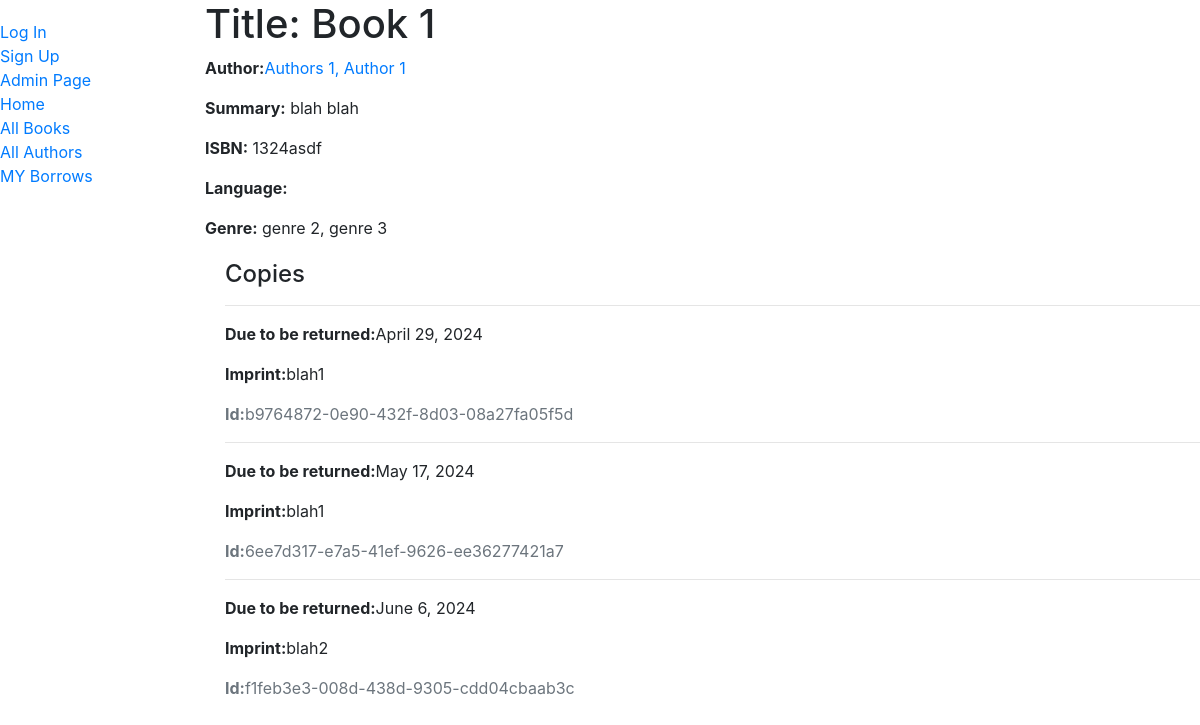
The page /books/1 on the database as committed earlier.
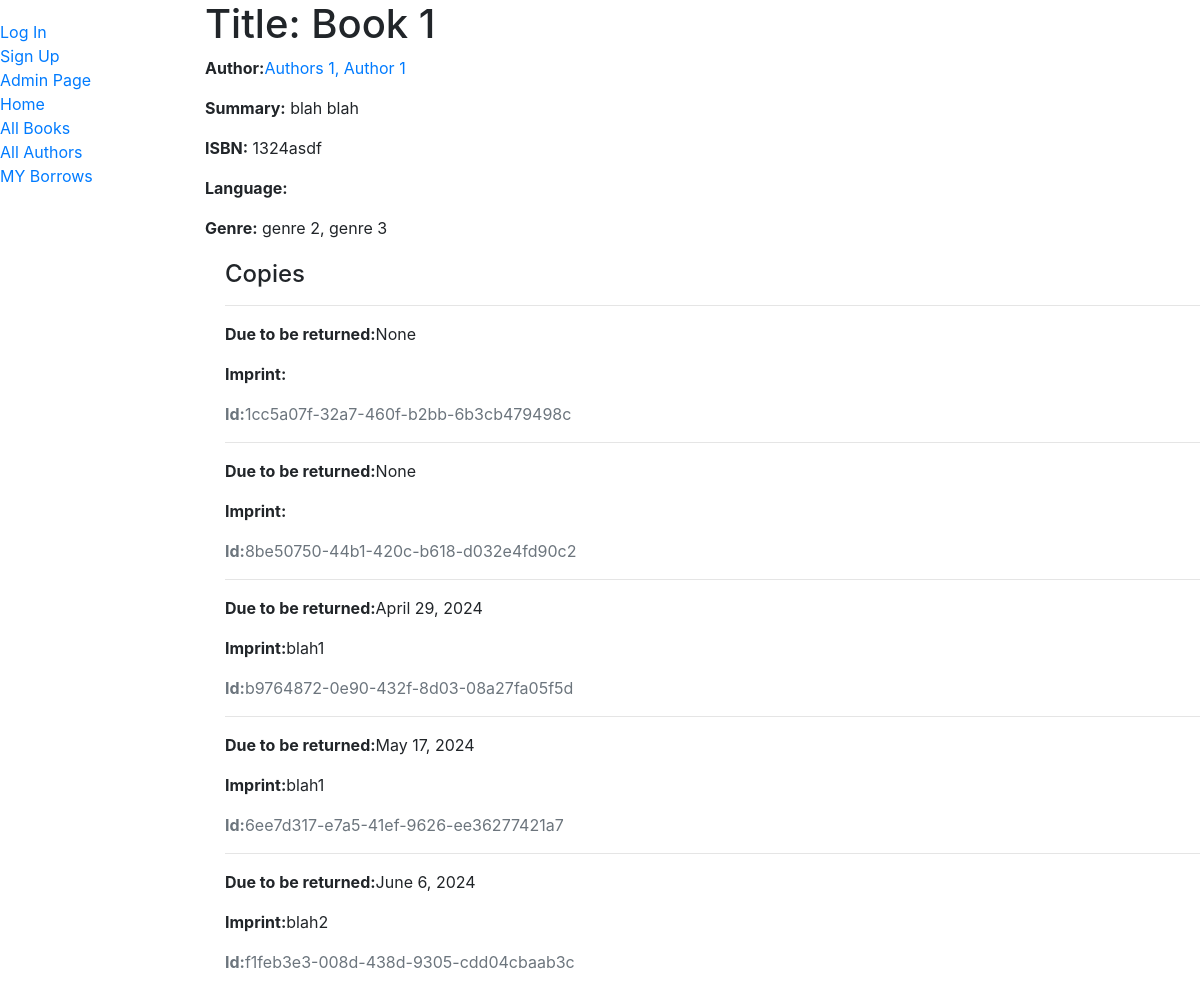
The same page on the database as committed later.
### Lib/models.py (models this page shows, shortened)
class Book(models.Model):
    title = models.CharField(max_length=255)
    author = models.ForeignKey('Author', on_delete=models.SET_NULL, null=True)
    summary = models.TextField(max_length=1000,null=True, help_text='Enter a brief description of the book')
    isbn = models.CharField(max_length=13,null=True, help_text='13 Character <a href="https://www.isbn-international.org/content/what-isbn">ISBN number</a>')
    genre = models.ManyToManyField('Genre', help_text='Select a genre for this book')

class Author(models.Model):
    first_name = models.CharField(max_length=100)
    last_name = models.CharField(max_length=100)
    date_of_birth = models.DateField(null=True, blank=True)
    date_of_death = models.DateField('Died', null=True, blank=True)
    def __str__(self):
        return f'{self.last_name}, {self.first_name}'

class Genre(models.Model):
    name = models.CharField(max_length=255,help_text='Enter a book genre (e.g. Science Fiction)')
    def __str__(self):
        return self.name

class BookInstance(models.Model):
    id = models.UUIDField(primary_key=True, default=uuid.uuid4, help_text='Unique ID for this particular book across whole library')
    book = models.ForeignKey('Book', on_delete=models.SET_NULL, null=True)
    imprint = models.CharField(max_length=255)
    due_back = models.DateField(null=True, blank=True)
    borrower = models.ForeignKey(User, on_delete=models.SET_NULL, null=True, blank=True)
    LOAN_STATUS = (
        ('m', 'Maintenance'),
        ('o', 'On loan'),
        ('a', 'Available'),
        ('r', 'Reserved'),
    )
    status = models.CharField(max_length=1, choices=LOAN_STATUS, blank=True, default='m', help_text='Book availability')
    class Meta:
        ordering = ['due_back']

### Lib/views.py (the view)
# urls.py: path('books/<int:pk>',views.BookDetailView.as_view(), name='book_detail'),
class BookDetailView(generic.DetailView):
    model = models.Book
    template_name = 'lib/book_detail.html'

### Lib/templates/lib/book_detail.html
{% extends "lib/base_generic.html" %}
{% block content %}
    <h1>Title: {{ book.title }}</h1>
    <p><strong>Author:</strong><a href="">{{ book.author }}</a></p>
    <p><strong>Summary:</strong> {{ book.summary }}</p>
    <p><strong>ISBN:</strong> {{ book.isbn }}</p>
    <p><strong>Language:</strong> {{ book.language }}</p>
    <p><strong>Genre:</strong>{% for genre in book.genre.all %} {{ genre }}{% if not forloop.last %},{% endif%}{% endfor %} </p>
    <div style="margin-left:20px;margin-top: 20px">
        <h4>Copies</h4>
        {%for copy in book.bookinstance_set.all %}
        <hr>
        <p class="{% if copy.status == 'a' %}text-success{% elif copy.status == 'd' %}text-danger{% else %}text-warning{% endif %}">
        {% if copy.status != 'a' %}<p></p><strong>Due to be returned:</strong>{{ copy.due_back }}</p>{% endif %}
        <p><strong>Imprint:</strong>{{ copy.imprint }}</p>
        <p class="text-muted"><strong>Id:</strong>{{ copy.id }}</p>
        {% endfor%}
    </div>
{% endblock %}

### Lib/templates/lib/base_generic.html (shortened to what this page needs)
<!DOCTYPE html>
<html lang="en">
<head>
    <link rel="stylesheet" href="https://stackpath.bootstrapcdn.com/bootstrap/4.5.0/css/bootstrap.min.css">
    {% load static %}
    <link rel="stylesheet" href="{% static 'css/style.css' %}">
</head>
<body>
    <div class="container_fluid">
        <div class="row">
            <div class="col-sm-2">
            {% block sidebar %}
            <ul class="sidebar-nav">
                {% if user.is_authenticated %}
                    <li>Hello {{ user.username }}</li>
                    <form method="post" action="{% url 'logout' %}">
                        {% csrf_token %}
                        <button class="button" type="submit" >logout</button>
                    </form>
                {% else %}
                    <li><a href="{% url 'login' %}">Log In</a></li>
                    <li><a href="{% url 'Users:signup' %}" >Sign Up</a></li>
                {% endif %}
                <li><a href="/admin">Admin Page</a></li>
                <li><a href="{% url 'Lib:index' %}">Home</a></li>
                <li><a href="{% url 'Lib:book_list' %}">All Books </a></li>
                <li><a href="{% url 'Lib:authors' %}">All Authors</a></li>
                <li><a href="{% url 'Lib:my-borrowed' %}" >MY Borrows</a></li>
            </ul>
            {% endblock %}
            </div>
            <div class="col-sm-10">
            {% block content %}{% endblock %}
            </div>
        </div>
    </div>
</body>
</html>

Rows that differ between the two databases and show on the page:
added BookInstance: due_back "None", id "1cc5a07f-32a7-460f-b2bb-6b3cb479498c"
added BookInstance: due_back "None", id "8be50750-44b1-420c-b618-d032e4fd90c2"
